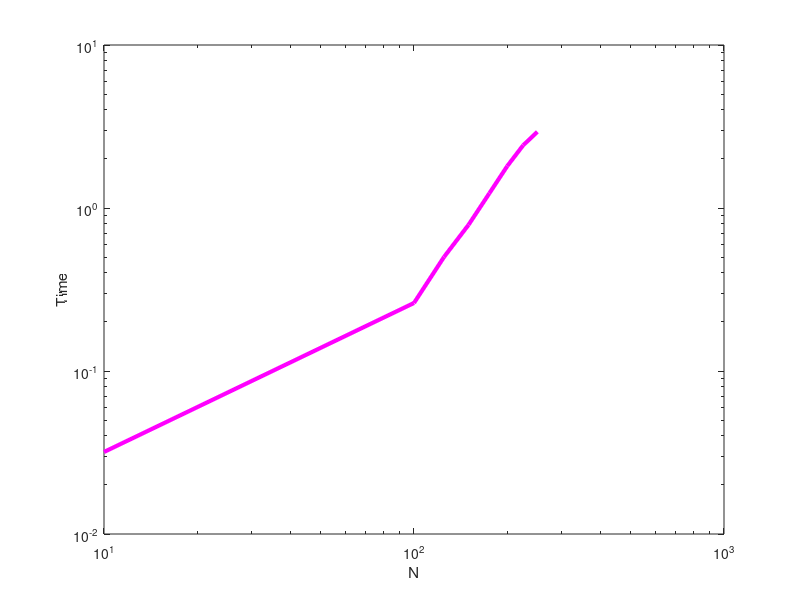

Here is the MATLAB script that generated this plot:
function time_Vec = plotNestedTimes()

N = [10 100 125 150 175 200 225 250]
index = 1;
tic
k = 1;

for j = 1:8
    for i1 = 1:N(j)
        for i2 = 1:N
            for i3 = 1:N
                for i4 = 1:N                    
                    k = k+1;
                end
            end
        end
    end
    time_Vec(index) = toc;
    index = index + 1;
end

loglog(N,time_Vec,'m','Linewidth',3)
xlabel('N')
ylabel('Time')